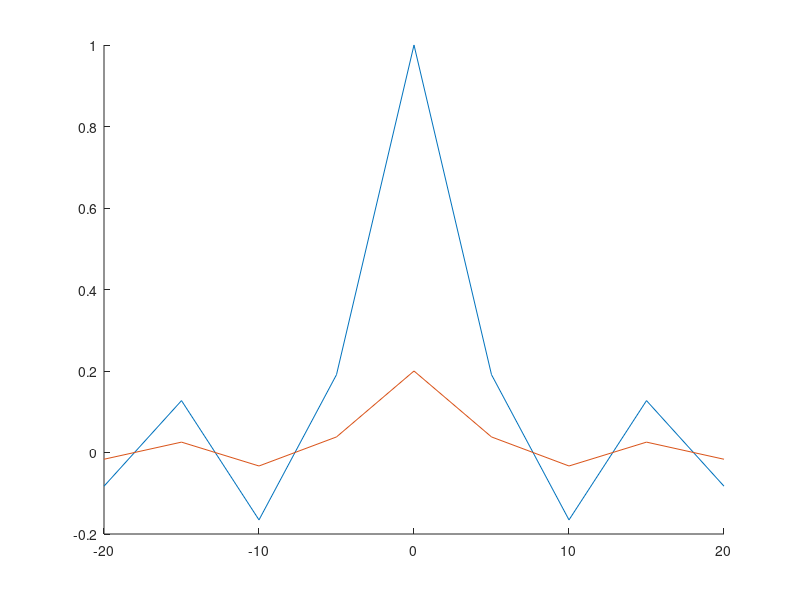

MATLAB code to generate this figure:
clc;
clear all;
clearvars;

T_s = 5;
t_max = 20;
num_samples = (2*t_max)/T_s + 1;
t_sampled = linspace(-t_max,t_max,num_samples);
t_cont = linspace(-t_max,t_max,num_samples * 100);

zoh_time = zeros(1,length(t_sampled));
for n = 1:length(t_sampled)
   if abs(t_sampled(n)) <= T_s/2 + 1
       zoh_time(n) = 1/T_s;
   end
end

foh_time = zeros(1,length(t_cont));
for n = 1:length(t_cont)
   if abs(t_cont(n)) <= T_s
       foh_time(n) = 1-abs(t_cont(n))/T_s;
   end
end

ideal_time = sinc(t_cont);
x1 = sinc(t_sampled/6);
zoh_x1 = conv(x1,zoh_time, 'same');

hold on
plot(t_sampled, x1);
plot(t_sampled, zoh_x1);
